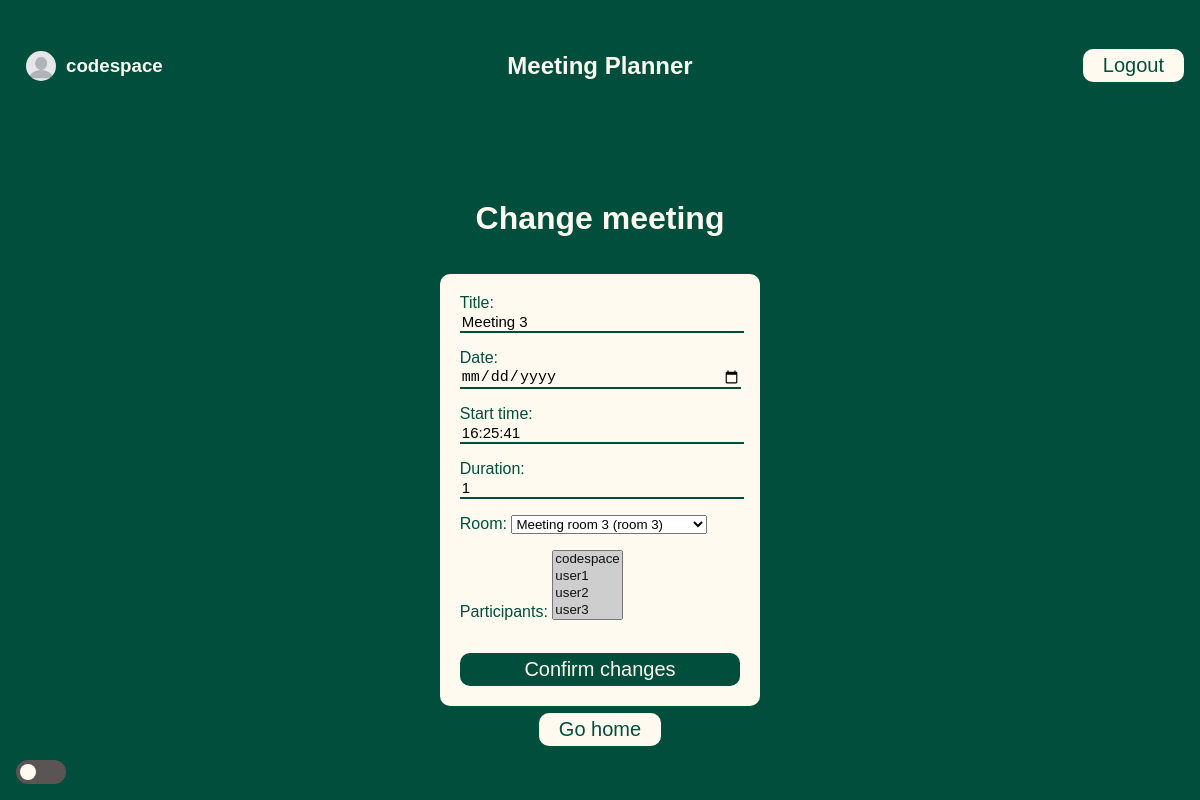
The page /meetings/edit/7 (signed in) on the database its author committed.
### meetings/models.py (models this page shows, shortened)
class Meeting(models.Model):
    title = models.CharField(max_length=200)
    date = models.DateField()
    start_time = models.TimeField(default=time(9))
    duration = models.IntegerField(default=1)
    room = models.ForeignKey(Room, on_delete=models.CASCADE)
    participants = models.ManyToManyField(
        get_user_model()
    )  # incase db changes we call m2m insted

### meetings/views.py (the view)
# urls.py: path("edit/<int:id>", views.edit, name="edit"),
@login_required
def edit(request, id):
    meeting = get_object_or_404(Meeting, pk=id)
    if request.method == "POST":
        form = MeetingForm(request.POST, instance=meeting)
        if form.is_valid():
            response = check_overlap(form, False)
            if response is not None:
                return response
    else:
        form = MeetingForm(instance=meeting)
    return render(request, "meetings/edit.html", {"form": form})

### meetings/models.py (called while the page is built)
    def __str__(self):
        return f"{self.name} (room  {self.room_number})"

### templates/meetings/edit.html (shortened to what this page needs)
{% extends "base.html" %}
{% block content%}
<h1>Change meeting</h1>
<form method="post" class='form'>
    <table>
        {{form}}
    </table>
    <button type="submit" class="in-button">Confirm changes</button>
</form>
<div>
    <p class="actions">
        <a href="{% url 'welcome' %}">Go home</a>
    </p>
</div>
{%endblock%}

### templates/base.html (shortened to what this page needs)
{% load static %}
<!DOCTYPE html>
<html lang="en">
<head>
    <link rel="stylesheet" href="{% static 'website/style.css' %}">
</head>
<body>
    {% if user.is_authenticated %}
    <nav class="header">
        <div class="name">
            <img src="{% static 'website/profile.jpg' %}" id="profile" alt="Profile icon">
            <h3>{{user.get_username}}</h3>
        </div>
        <h1> Meeting Planner</h1>
        <form method="post" action="{%url 'logout'%}">
            <button type="submit">Logout</button>
        </form>
    </nav>
    {%endif%}
    <div class="content">
        {% block content %}
        {% endblock%}
    </div>
    <div id="mode">
        <label class="switch" for="darklight">
            <span class="slider round"></span>
        </label>
    </div>
</body>
</html>

### website/static/website/style.css (style rules this page uses)
:root { --main: #014e3c; --button: #cfe0d0; --light: #fffaf0; --dark: #206c5e; }
body { font-family: 'Franklin Gothic Medium', 'Arial Narrow', Arial, sans-serif; color: var(--light); background-color: var(--main); margin: 0; display: flex; flex-direction: column; min-height: 100dvh; }
button { background-color: var(--light); border: none; color: var(--main); border-radius: 10px; padding: 5px 20px; font-size: 20px; }
h1 { padding: 1rem; }
a { text-decoration: none; font-weight: bold; color: var(--main); }
p { margin: 0; padding: 2px; }
input { border: none; border-bottom: 2px var(--main) solid; width: 100%; font-size: 15px; background-color: transparent; }
.actions { display: flex; flex-direction: row; }
.actions a { margin: 5px; background-color: var(--light); color: var(--main); border-radius: 10px; padding: 5px 20px; font-size: 20px; font-weight: normal; }
.form { padding: 20px; gap: 1rem; display: flex; flex-direction: column; background-color: var(--light); color: var(--main); border-radius: 10px; }
.content { display: flex; flex-direction: column; align-items: center; justify-content: center; flex: 1; }
.in-button { background-color: var(--main); color: var(--light); margin-top: auto; }
#mode { padding: 1rem; bottom: 0; align-items: center; position: fixed; }
.switch { position: relative; display: inline-block; width: 50px; height: 24px; }
.slider { position: absolute; cursor: pointer; top: 0; left: 0; right: 0; bottom: 0; background-color: rgb(91, 84, 84); -webkit-transition: .4s; transition: .4s; }
.slider:before { position: absolute; content: ""; height: 16px; width: 16px; left: 4px; bottom: 4px; background-color: var(--light); -webkit-transition: .4s; transition: .4s; }
.slider.round { border-radius: 34px; }
.slider.round:before { border-radius: 50%; }
.header { display: grid; grid-template-columns: 1fr 1fr 1fr; padding: 1rem 1rem 0 1rem; align-items: center; }
.header> :first-child { justify-self: start; }
.header> :nth-child(2) { justify-self: center; }
.header> :last-child { justify-self: end; }
.name { display: flex; flex-direction: row; align-items: center; }
#profile { height: 30px; width: 30px; padding: 10px; border-radius: 100%; }

### rows shown on the page
Meeting: title "Meeting 3", start_time "16:25:41", duration "1", room "Meeting room 3 (room 3)"

### other values the page prints
{{ user.get_username }} "codespace"
